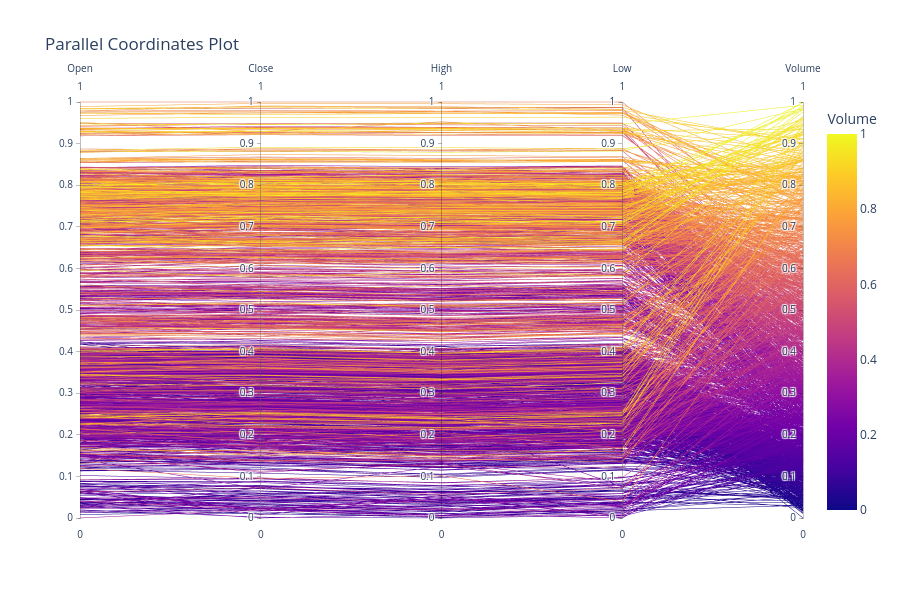

The cell this chart's notebook holds for it:
### Markdown cell above
Parallel coordinates plot

### Code cell
# adding a replace method for iteritems
if not hasattr(pd.DataFrame, "iteritems"):
    pd.DataFrame.iteritems = pd.DataFrame.items

# Create a parallel coordinates plot
fig = px.parallel_coordinates(
    categorized_df,
    dimensions=['Open', 'Close', 'High', 'Low', 'Volume'],  # Set the columns to include
    color='Volume',  # Color lines based on 'Volume'
    title="Parallel Coordinates Plot"  # Set the plot title
)

# Update layout to change the size of the plot
fig.update_layout(
    width=900,  # Set the width of the plot
    height=600   # Set the height of the plot
)

# Display the plot
fig.show()

### Figure 1 — Plotly figure (JSON) as saved in the notebook; plotly's stock layout.template omitted (floating-point values rounded to 4 significant figures; data arrays with more than 128 entries replaced by an {"elided": "..."} marker saying what was removed)
{"data": [{"dimensions": [{"label": "Open", "values": {"elided": "1830 float values"}}, {"label": "Close", "values": {"elided": "1830 float values"}}, {"label": "High", "values": {"elided": "1830 float values"}}, {"label": "Low", "values": {"elided": "1830 float values"}}, {"label": "Volume", "values": {"elided": "1830 float values"}}], "domain": {"x": [0, 1], "y": [0, 1]}, "line": {"color": {"elided": "1830 float values"}, "coloraxis": "coloraxis"}, "name": "", "type": "parcoords"}], "layout": {"coloraxis": {"colorbar": {"title": {"text": "Volume"}}, "colorscale": [[0, "#0d0887"], [0.1111, "#46039f"], [0.2222, "#7201a8"], [0.3333, "#9c179e"], [0.4444, "#bd3786"], [0.5556, "#d8576b"], [0.6667, "#ed7953"], [0.7778, "#fb9f3a"], [0.8889, "#fdca26"], [1, "#f0f921"]]}, "height": 600, "legend": {"tracegroupgap": 0}, "title": {"text": "Parallel Coordinates Plot"}, "width": 900}}
